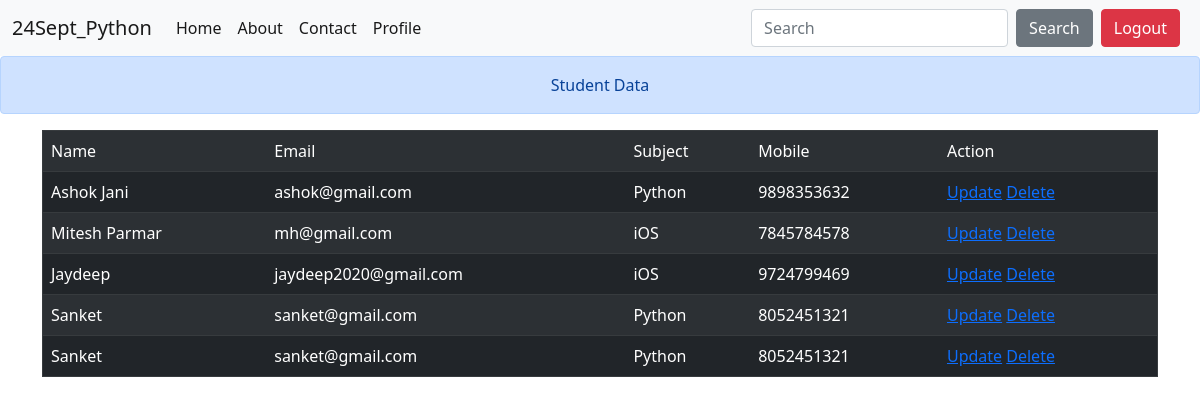
Page /studentdata on the committed database.
### myapp/models.py (models this page shows, shortened)
class Student(models.Model):
    fullname=models.CharField(max_length=20)
    email=models.EmailField()
    sub=models.CharField(max_length=20)
    mobile=models.CharField(max_length=12)

### myapp/views.py (the view)
# urls.py: path('studentdata',views.studentdata),
def studentdata(request):
    uid=request.session.get('userid')
    return render(request,'studentdata.html',{'stdata':Student.objects.all,'uid':uid})

### templates/studentdata.html (shortened to what this page needs)
<!doctype html>
<html lang="en">
<head>
    <link href="https://cdn.jsdelivr.net/npm/bootstrap@5.0.0-beta1/dist/css/bootstrap.min.css" rel="stylesheet"
>
</head>
<body>
    <nav class="navbar navbar-expand-lg navbar-light bg-light">
        <div class="container-fluid">
            <a class="navbar-brand" href="/">24Sept_Python</a>
            <div class="collapse navbar-collapse" id="navbarSupportedContent">
                <ul class="navbar-nav me-auto mb-2 mb-lg-0">
                    <li class="nav-item">
                        <a class="nav-link active" aria-current="page" href="/">Home</a>
                    </li>
                    <li class="nav-item">
                        <a class="nav-link active" aria-current="page" href="#">About</a>
                    </li>
                    <li class="nav-item">
                        <a class="nav-link active" aria-current="page" href="#">Contact</a>
                    </li>
                    <li class="nav-item">
                        <a class="nav-link active" aria-current="page" href="#">Profile</a>
                    </li>
                </ul>
                <form class="d-flex">
                    <input class="form-control me-2" type="search" placeholder="Search" aria-label="Search">
                    <button type="button" class="btn btn-secondary">Search</button>
                    <a class="btn btn-danger mx-2" href="/user_logout">Logout</a>
                </form>
            </div>
        </div>
    </nav>
    <div class="alert alert-primary" role="alert" style="text-align: center;">
        Student Data
    </div>
    <div class="container">
        <div>
            <table class="table table-dark table-striped" border="1">
                <tr>
                    <td>Name</td>
                    <td>Email</td>
                    <td>Subject</td>
                    <td>Mobile</td>
                    <td>Action</td>
                </tr>
                {% for st in stdata %}
                <tr>
                    <td>{{st.fullname}}</td>
                    <td>{{st.email}}</td>
                    <td>{{st.sub}}</td>
                    <td>{{st.mobile}}</td>
                    <td><a href="/updateprofile/{{st.id}}">Update</a>
                        <a href="/deleteprofile/{{st.id}}">Delete</a>
                    </td>
                </tr>
                {% endfor %}
            </table>
        </div>
    </div>
</body>
</html>

### rows in the picture
Student: fullname "Ashok Jani", email "ashok@gmail.com", sub "Python", mobile "9898353632"
Student: fullname "Mitesh Parmar", email "mh@gmail.com", sub "iOS", mobile "7845784578"
Student: fullname "Jaydeep", email "jaydeep2020@gmail.com", sub "iOS", mobile "9724799469"
Student: fullname "Sanket", email "sanket@gmail.com", sub "Python", mobile "8052451321"
Student: fullname "Sanket", email "sanket@gmail.com", sub "Python", mobile "8052451321"
